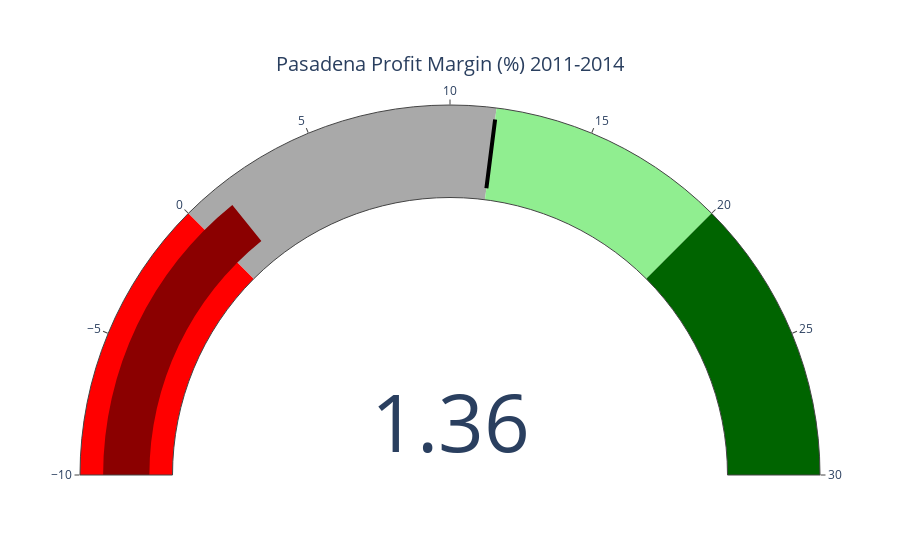

Notebook code cell kept with this figure:
### Code cell
import pandas as pd 
import plotly.graph_objects as go
# Load data
file_path = 'C:/Users/WILLS/Sales_Performance_Dashboard/data/superstore.csv'
df = pd.read_csv(file_path)

# Filter sales data for Los Angeles
psd_profit = df[df['City'] == 'Pasadena']['Profit'].sum()
psd_sales = df[df['City'] == 'Pasadena']['Sales'].sum()
psd_profit_margin = psd_profit / psd_sales * 100
target_margin = (df['Profit'].sum() / df['Sales'].sum()) * 100

fig = go.Figure(go.Indicator(
    mode="gauge+number",
    value=psd_profit_margin,
    title={'text':"Pasadena Profit Margin (%) 2011-2014"},
    gauge={
        'axis': {'range': [-10,30]},
        'bar': {'color': "green" if clt_profit_margin >= target_margin else "darkred"},
        'steps': [
            {'range': [-10, 0], 'color':"red"},
            {'range': [0, target_margin], 'color':"darkgray"},
            {'range': [target_margin, 20], 'color':"lightgreen"},
            {'range': [20, 30], 'color':"darkgreen"}
        ],
        'threshold': {
            'line': {'color': "black", 'width':3},
            'thickness': 0.75,
            'value': target_margin
        }
    },
    delta={'reference': target_margin}
    ))
fig.show()

### Figure 1 — Plotly figure (JSON) as saved in the notebook; plotly's stock layout.template omitted (floating-point values rounded to 4 significant figures)
{"data": [{"delta": {"reference": 11.61}, "gauge": {"axis": {"range": [-10, 30]}, "bar": {"color": "darkred"}, "steps": [{"color": "red", "range": [-10, 0]}, {"color": "darkgray", "range": [0, 11.61]}, {"color": "lightgreen", "range": [11.61, 20]}, {"color": "darkgreen", "range": [20, 30]}], "threshold": {"line": {"color": "black", "width": 4}, "thickness": 0.75, "value": 11.61}}, "mode": "gauge+number", "title": {"text": "Pasadena Profit Margin (%) 2011-2014"}, "type": "indicator", "value": 1.363}], "layout": {"autosize": true}}
